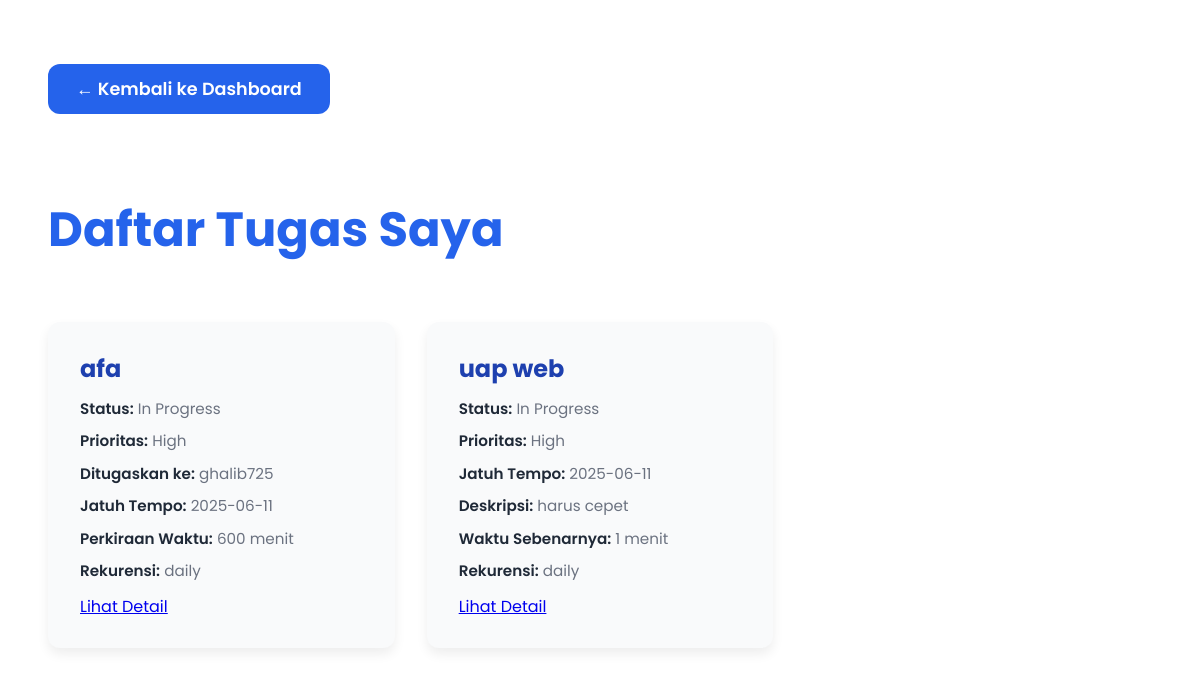
/dashboard/lihat_tugas.php (signed in), run on the app's committed database.
### tables this page shows
CREATE TABLE `tasks` (
  `id` int(11) NOT NULL,
  `user_id` int(11) NOT NULL,
  `task_name` varchar(255) NOT NULL,
  `description` text DEFAULT NULL,
  `assigned_user_id` int(11) DEFAULT NULL,
  `due_date` date DEFAULT NULL,
  `priority` enum('Low','Medium','High') NOT NULL DEFAULT 'Medium',
  `status` enum('Pending','In Progress','Completed','Overdue') NOT NULL DEFAULT 'Pending',
  `created_at` datetime NOT NULL DEFAULT current_timestamp(),
  `updated_at` datetime NOT NULL DEFAULT current_timestamp() ON UPDATE current_timestamp(),
  `tags` varchar(255) DEFAULT NULL,
  `comments` text DEFAULT NULL,
  `attachments` text DEFAULT NULL,
  `estimated_time` int(11) DEFAULT NULL,
  `actual_time` int(11) DEFAULT NULL,
  `recurrence` varchar(50) DEFAULT NULL,
  `parent_task_id` int(11) DEFAULT NULL,
  `completion_date` date DEFAULT NULL
);

### dashboard/lihat_tugas.php (the view, shortened to what this page needs)
<?php
include '../config/db.php';
$user_id = $_SESSION['user_id'];
$stmt = $conn->prepare("SELECT id, task_name, description, assigned_user_id, due_date, priority, status, tags, comments, estimated_time, actual_time, recurrence, parent_task_id, completion_date FROM tasks WHERE user_id = ? ORDER BY id DESC");
$stmt->bind_param("i", $user_id);
$stmt->execute();
$result = $stmt->get_result();
$tasks = $result->fetch_all(MYSQLI_ASSOC);
$user_map = [];
$user_result = $conn->query("SELECT id, username FROM users");
if ($user_result) {
    while ($row = $user_result->fetch_assoc()) {
        $user_map[$row['id']] = $row['username'];
    }
}
?>
<!DOCTYPE html>
<html lang="id">
<head>
</head>
<body>
  <main role="main" aria-labelledby="pageTitle">
    <a href="user_dashboard.php" class="back-btn" aria-label="Kembali ke dashboard">&larr; Kembali ke Dashboard</a>
    <h1 id="pageTitle">Daftar Tugas Saya</h1>
    <?php if (empty($tasks)): ?>
      <p class="no-tasks" role="status">Belum ada tugas yang dibuat.</p>
    <?php else: ?>
      <section class="tasks-grid" aria-live="polite" aria-label="Daftar tugas">
        <?php foreach ($tasks as $task): ?>
          <article class="task-card" tabindex="0" aria-label="Tugas <?= htmlspecialchars($task['task_name']); ?>">
            <h2 class="task-title"><?= htmlspecialchars($task['task_name']); ?></h2>
            <p class="task-meta"><span class="meta-label">Status:</span> <?= htmlspecialchars($task['status']); ?></p>
            <p class="task-meta"><span class="meta-label">Prioritas:</span> <?= htmlspecialchars($task['priority']); ?></p>
            <?php if ($task['assigned_user_id'] && isset($user_map[$task['assigned_user_id']])): ?>
              <p class="task-meta"><span class="meta-label">Ditugaskan ke:</span> <?= htmlspecialchars($user_map[$task['assigned_user_id']]); ?></p>
            <?php endif; ?>
            <?php if ($task['due_date']): ?>
              <p class="task-meta"><span class="meta-label">Jatuh Tempo:</span> <?= htmlspecialchars($task['due_date']); ?></p>
            <?php endif; ?>
            <?php if ($task['description']): ?>
              <p class="task-meta"><span class="meta-label">Deskripsi:</span> <?= nl2br(htmlspecialchars($task['description'])); ?></p>
            <?php endif; ?>
            <?php if ($task['estimated_time'] !== null): ?>
              <p class="task-meta"><span class="meta-label">Perkiraan Waktu:</span> <?= (int)$task['estimated_time']; ?> menit</p>
            <?php endif; ?>
            <?php if ($task['actual_time'] !== null): ?>
              <p class="task-meta"><span class="meta-label">Waktu Sebenarnya:</span> <?= (int)$task['actual_time']; ?> menit</p>
            <?php endif; ?>
            <?php if ($task['recurrence']): ?>
              <p class="task-meta"><span class="meta-label">Rekurensi:</span> <?= htmlspecialchars($task['recurrence']); ?></p>
            <?php endif; ?>
            <a href="lihat_tugas_detail.php?id=<?= $task['id']; ?>" class="task-detail-link" aria-label="Lihat detail tugas">Lihat Detail</a>
          </article>
        <?php endforeach; ?>
      </section>
    <?php endif; ?>
  </main>
</body>
</html>

### dashboard/lihat_tugas.php (style rules this page uses)
:root { --color-bg: #ffffff; --color-text-primary: #1f2937; --color-text-secondary: #6b7280; --color-primary: #2563eb; --color-primary-dark: #1e40af; --color-error: #ef4444; --color-success: #10b981; --border-radius: 0.75rem; --shadow-light: rgba(0,0,0,0.07); --max-width: 1200px; --gap: 2rem; }
html, body { margin: 0; padding: 0; font-family: 'Poppins', sans-serif; background: var(--color-bg); color: var(--color-text-primary); min-height: 100vh; }
main { max-width: var(--max-width); margin: 0 auto; padding: 4rem 3rem 5rem; display: flex; flex-direction: column; gap: var(--gap); }
h1 { font-size: 48px; font-weight: 700; margin-bottom: 1.5rem; color: var(--color-primary); }
.tasks-grid { display: grid; grid-template-columns: repeat(auto-fill,minmax(320px,1fr)); gap: 2rem; }
.task-card { background: #f9fafb; border-radius: var(--border-radius); box-shadow: 0 6px 12px var(--shadow-light); padding: 1.8rem 2rem; display: flex; flex-direction: column; gap: 0.8rem; transition: box-shadow 0.3s ease; user-select: none; cursor: pointer; }
.task-title { font-size: 1.5rem; font-weight: 700; margin: 0; color: var(--color-primary-dark); }
.task-meta { font-size: 0.95rem; color: var(--color-text-secondary); margin: 0; line-height: 1.3; }
.meta-label { font-weight: 600; color: var(--color-text-primary); }
.back-btn { align-self: flex-start; background: var(--color-primary); color: white; font-weight: 600; padding: 12px 28px; border: none; border-radius: var(--border-radius); cursor: pointer; text-decoration: none; font-size: 1.1rem; transition: background-color 0.3s ease; user-select: none; margin-bottom: 1rem; }

### data on the page
tasks: task_name "afa", status "In Progress", priority "High", assigned_user "ghalib725", due_date "2025-06-11", estimated_time "600", recurrence "daily"
tasks: task_name "uap web", status "In Progress", priority "High", due_date "2025-06-11", description "harus cepet", actual_time "1", recurrence "daily"
